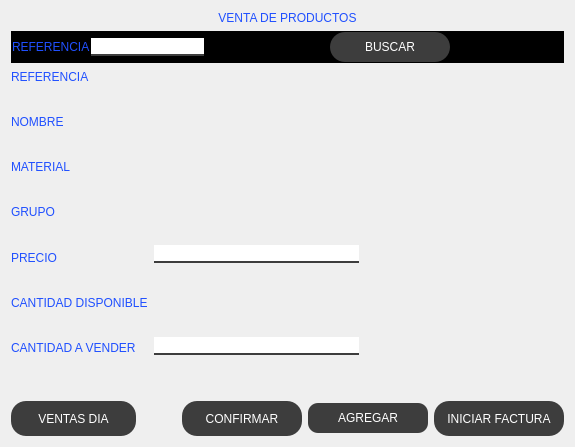
               <widget class="QWidget" name="sell_pag">
                <property name="styleSheet">
                 <string notr="true">QFrame{
background-color:rgb(61,61,61);
}
QLabel{
font: 87 12pt &quot;Arial Black&quot;;
background-color: #000000ff;
color: rgb(32, 80, 255);
border:0px solid #14C8CD;
}
QLineEdit{
border: 10px;
color:rgb(255,255,255);
border-bottom:2px solid rgb(61,61,61);
font:75 12pt &quot;Times New Roman&quot;;
}
QPushButton{
background-color:rgb(61,61,61);
border-radius: 15px;
color:rgb(255,255,255);
font:77 10pt &quot;Arial Black&quot;;
}
QPushButton:hover{
background-color: rgb(32, 80, 255);
border-radius: 15px;
color:rgb(0,0,0);
font: 77 10pt &quot;Arial Black&quot;;
}
QTableWidget{
background-color: rgb(255,255,255);
color:rgb(0,0,0);
gridline-color:rgb(32, 80, 255);
font-size:12pt;
color:#000000;
}
QHeaderView::section{
background-color: rgb(32, 80, 255);
border:1px solid rgb(0,0,0);
font-size: 12pt;
}
QTableWidget QTableCornerButton::section{
background-color:rgb(0,0,0);
border:1px solid rgb(32, 80, 255);
}</string>
                </property>
                <layout class="QVBoxLayout" name="verticalLayout_8">
                 <item>
                  <widget class="QLabel" name="label_6">
                   <property name="text">
                    <string>VENTA DE PRODUCTOS</string>
                   </property>
                   <property name="alignment">
                    <set>Qt::AlignCenter</set>
                   </property>
                  </widget>
                 </item>
                 <item>
                  <widget class="QFrame" name="frame">
                   <property name="styleSheet">
                    <string notr="true">
QFrame{
background-color:rgb(0,0,0);
}
QLabel{
font: 87 12pt &quot;Arial Black&quot;;
background-color: #000000ff;
color: rgb(32, 80, 255);
border:0px solid #14C8CD;
}
QLineEdit{
border: 10px;
color:rgb(255,255,255);
border-bottom:2px solid rgb(61,61,61);
font:75 12pt &quot;Times New Roman&quot;;
}
QPushButton{
background-color:rgb(61,61,61);
border-radius: 15px;
color:rgb(255,255,255);
font:77 10pt &quot;Arial Black&quot;;
}
QPushButton:hover{
background-color: rgb(32, 80, 255);
border-radius: 15px;
color:rgb(61,61,61);
font: 77 10pt &quot;Arial Black&quot;;
}
QTableWidget{
background-color: rgb(255,255,255);
color:rgb(0,0,0);
gridline-color:rgb(32, 80, 255);
font-size:12pt;
color:#000000;
}
QHeaderView::section{
background-color: rgb(32, 80, 255);
border:1px solid rgb(0,0,0);
font-size: 12pt;
}
QTableWidget QTableCornerButton::section{
background-color:rgb(0,0,0);
border:1px solid rgb(32, 80, 255);
}</string>
                   </property>
                   <property name="frameShape">
                    <enum>QFrame::StyledPanel</enum>
                   </property>
                   <property name="frameShadow">
                    <enum>QFrame::Raised</enum>
                   </property>
                   <layout class="QHBoxLayout" name="horizontalLayout_8">
                    <property name="spacing">
                     <number>1</number>
                    </property>
                    <property name="leftMargin">
                     <number>0</number>
                    </property>
                    <property name="topMargin">
                     <number>0</number>
                    </property>
                    <property name="rightMargin">
                     <number>0</number>
                    </property>
                    <property name="bottomMargin">
                     <number>0</number>
                    </property>
                    <item>
                     <widget class="QLabel" name="label">
                      <property name="text">
                       <string>REFERENCIA</string>
                      </property>
                     </widget>
                    </item>
                    <item>
                     <widget class="QLineEdit" name="ref_line_sell"/>
                    </item>
                    <item>
                     <spacer name="horizontalSpacer_7">
                      <property name="orientation">
                       <enum>Qt::Horizontal</enum>
                      </property>
                      <property name="sizeHint" stdset="0">
                       <size>
                        <width>125</width>
                        <height>20</height>
                       </size>
                      </property>
                     </spacer>
                    </item>
                    <item>
                     <widget class="QPushButton" name="search_ref">
                      <property name="minimumSize">
                       <size>
                        <width>120</width>
                        <height>30</height>
                       </size>
                      </property>
                      <property name="styleSheet">
                       <string notr="true"/>
                      </property>
                      <property name="text">
                       <string>BUSCAR</string>
                      </property>
                      <property name="icon">
                       <iconset>
                        <normaloff>Imagenes/preferencessystemsearch_94404.png</normaloff>Imagenes/preferencessystemsearch_94404.png</iconset>
                      </property>
                      <property name="iconSize">
                       <size>
                        <width>30</width>
                        <height>30</height>
                       </size>
                      </property>
                     </widget>
                    </item>
                    <item>
                     <spacer name="horizontalSpacer_11">
                      <property name="orientation">
                       <enum>Qt::Horizontal</enum>
                      </property>
                      <property name="sizeHint" stdset="0">
                       <size>
                        <width>40</width>
                        <height>20</height>
                       </size>
                      </property>
                     </spacer>
                    </item>
                   </layout>
                  </widget>
                 </item>
                 <item>
                  <layout class="QHBoxLayout" name="horizontalLayout_3">
                   <item>
                    <layout class="QVBoxLayout" name="verticalLayout_6">
                     <property name="spacing">
                      <number>30</number>
                     </property>
                     <item>
                      <widget class="QLabel" name="ref_lab">
                       <property name="text">
                        <string>REFERENCIA</string>
                       </property>
                      </widget>
                     </item>
                     <item>
                      <widget class="QLabel" name="name_lab">
                       <property name="text">
                        <string>NOMBRE</string>
                       </property>
                      </widget>
                     </item>
                     <item>
                      <widget class="QLabel" name="material_lab">
                       <property name="text">
                        <string>MATERIAL</string>
                       </property>
                      </widget>
                     </item>
                     <item>
                      <widget class="QLabel" name="group_lab_2">
                       <property name="text">
                        <string>GRUPO</string>
                       </property>
                      </widget>
                     </item>
                     <item>
                      <widget class="QLabel" name="precio_lab">
                       <property name="text">
                        <string>PRECIO</string>
                       </property>
                      </widget>
                     </item>
                     <item>
                      <widget class="QLabel" name="cant_disp_lab">
                       <property name="text">
                        <string>CANTIDAD DISPONIBLE</string>
                       </property>
                      </widget>
                     </item>
                     <item>
                      <widget class="QLabel" name="cant_sell_lab">
                       <property name="text">
                        <string>CANTIDAD A VENDER</string>
                       </property>
                      </widget>
                     </item>
                    </layout>
                   </item>
                   <item>
                    <layout class="QVBoxLayout" name="verticalLayout_7">
                     <property name="spacing">
                      <number>30</number>
                     </property>
                     <item>
                      <widget class="QLabel" name="ref_lab_3">
                       <property name="styleSheet">
                        <string notr="true">color:white;</string>
                       </property>
                       <property name="text">
                        <string/>
                       </property>
                      </widget>
                     </item>
                     <item>
                      <widget class="QLabel" name="name_lab_3">
                       <property name="styleSheet">
                        <string notr="true">color:white;</string>
                       </property>
                       <property name="text">
                        <string/>
                       </property>
                      </widget>
                     </item>
                     <item>
                      <widget class="QLabel" name="mat_lab_2">
                       <property name="styleSheet">
                        <string notr="true">color:white;</string>
                       </property>
                       <property name="text">
                        <string/>
                       </property>
                      </widget>
                     </item>
                     <item>
                      <widget class="QLabel" name="group_lab">
                       <property name="styleSheet">
                        <string notr="true">color:white;</string>
                       </property>
                       <property name="text">
                        <string/>
                       </property>
                      </widget>
                     </item>
                     <item>
                      <widget class="QLineEdit" name="prec_line"/>
                     </item>
                     <item>
                      <widget class="QLabel" name="cant_lab">
                       <property name="styleSheet">
                        <string notr="true">color:white;</string>
                       </property>
                       <property name="text">
                        <string/>
                       </property>
                      </widget>
                     </item>
                     <item>
                      <widget class="QLineEdit" name="cant_line"/>
                     </item>
                    </layout>
                   </item>
                   <item>
                    <spacer name="horizontalSpacer_4">
                     <property name="orientation">
                      <enum>Qt::Horizontal</enum>
                     </property>
                     <property name="sizeHint" stdset="0">
                      <size>
                       <width>40</width>
                       <height>20</height>
                      </size>
                     </property>
                    </spacer>
                   </item>
                  </layout>
                 </item>
                 <item>
                  <spacer name="verticalSpacer_2">
                   <property name="orientation">
                    <enum>Qt::Vertical</enum>
                   </property>
                   <property name="sizeType">
                    <enum>QSizePolicy::Maximum</enum>
                   </property>
                   <property name="sizeHint" stdset="0">
                    <size>
                     <width>20</width>
                     <height>40</height>
                    </size>
                   </property>
                  </spacer>
                 </item>
                 <item>
                  <layout class="QHBoxLayout" name="horizontalLayout_4">
                   <item>
                    <widget class="QPushButton" name="factura_bt">
                     <property name="minimumSize">
                      <size>
                       <width>125</width>
                       <height>35</height>
                      </size>
                     </property>
                     <property name="text">
                      <string>VENTAS DIA</string>
                     </property>
                     <property name="icon">
                      <iconset>
                       <normaloff>Imagenes/address-book_115152.png</normaloff>Imagenes/address-book_115152.png</iconset>
                     </property>
                     <property name="iconSize">
                      <size>
                       <width>30</width>
                       <height>30</height>
                      </size>
                     </property>
                    </widget>
                   </item>
                   <item>
                    <spacer name="horizontalSpacer_3">
                     <property name="orientation">
                      <enum>Qt::Horizontal</enum>
                     </property>
                     <property name="sizeHint" stdset="0">
                      <size>
                       <width>40</width>
                       <height>20</height>
                      </size>
                     </property>
                    </spacer>
                   </item>
                   <item>
                    <widget class="QPushButton" name="close_bill">
                     <property name="minimumSize">
                      <size>
                       <width>120</width>
                       <height>35</height>
                      </size>
                     </property>
                     <property name="text">
                      <string>CONFIRMAR</string>
                     </property>
                    </widget>
                   </item>
                   <item>
                    <widget class="QPushButton" name="sell_pag_bt">
                     <property name="minimumSize">
                      <size>
                       <width>120</width>
                       <height>30</height>
                      </size>
                     </property>
                     <property name="styleSheet">
                      <string notr="true">border-radius:10px;</string>
                     </property>
                     <property name="text">
                      <string>AGREGAR</string>
                     </property>
                     <property name="icon">
                      <iconset>
                       <normaloff>Imagenes/7087156.png</normaloff>Imagenes/7087156.png</iconset>
                     </property>
                     <property name="iconSize">
                      <size>
                       <width>35</width>
                       <height>35</height>
                      </size>
                     </property>
                    </widget>
                   </item>
                   <item>
                    <widget class="QPushButton" name="strt_fact">
                     <property name="minimumSize">
                      <size>
                       <width>130</width>
                       <height>35</height>
                      </size>
                     </property>
                     <property name="text">
                      <string>INICIAR FACTURA</string>
                     </property>
                    </widget>
                   </item>
                  </layout>
                 </item>
                </layout>
               </widget>
